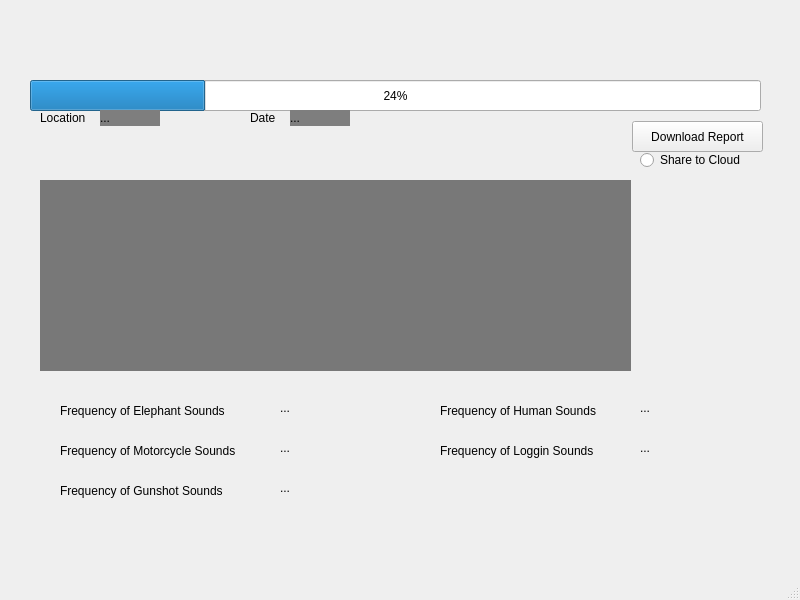
<?xml version="1.0" encoding="UTF-8"?>
<ui version="4.0">
 <class>MainWindow</class>
 <widget class="QMainWindow" name="MainWindow">
  <property name="geometry">
   <rect>
    <x>0</x>
    <y>0</y>
    <width>800</width>
    <height>600</height>
   </rect>
  </property>
  <property name="windowTitle">
   <string>MainWindow</string>
  </property>
  <widget class="QWidget" name="centralwidget">
   <widget class="QProgressBar" name="progressBar">
    <property name="geometry">
     <rect>
      <x>30</x>
      <y>80</y>
      <width>731</width>
      <height>31</height>
     </rect>
    </property>
    <property name="value">
     <number>24</number>
    </property>
   </widget>
   <widget class="QPushButton" name="DownloadReport">
    <property name="geometry">
     <rect>
      <x>632</x>
      <y>121</y>
      <width>131</width>
      <height>31</height>
     </rect>
    </property>
    <property name="text">
     <string>Download Report</string>
    </property>
   </widget>
   <widget class="QRadioButton" name="Share">
    <property name="geometry">
     <rect>
      <x>640</x>
      <y>150</y>
      <width>111</width>
      <height>20</height>
     </rect>
    </property>
    <property name="text">
     <string>Share to Cloud</string>
    </property>
   </widget>
   <widget class="QWidget" name="widget" native="true">
    <property name="geometry">
     <rect>
      <x>40</x>
      <y>180</y>
      <width>591</width>
      <height>191</height>
     </rect>
    </property>
    <property name="autoFillBackground">
     <bool>false</bool>
    </property>
    <property name="styleSheet">
     <string notr="true">background-color: rgb(120, 120, 120)</string>
    </property>
   </widget>
   <widget class="QLabel" name="LocationLabel">
    <property name="geometry">
     <rect>
      <x>40</x>
      <y>110</y>
      <width>60</width>
      <height>16</height>
     </rect>
    </property>
    <property name="text">
     <string>Location</string>
    </property>
   </widget>
   <widget class="QLabel" name="DateLabel">
    <property name="geometry">
     <rect>
      <x>250</x>
      <y>110</y>
      <width>60</width>
      <height>16</height>
     </rect>
    </property>
    <property name="text">
     <string>Date</string>
    </property>
   </widget>
   <widget class="QLabel" name="LocationLabel2">
    <property name="geometry">
     <rect>
      <x>100</x>
      <y>110</y>
      <width>60</width>
      <height>16</height>
     </rect>
    </property>
    <property name="palette">
     <palette>
      <active>
       <colorrole role="WindowText">
        <brush brushstyle="SolidPattern">
         <color alpha="255">
          <red>0</red>
          <green>0</green>
          <blue>0</blue>
         </color>
        </brush>
       </colorrole>
       <colorrole role="Button">
        <brush brushstyle="SolidPattern">
         <color alpha="255">
          <red>126</red>
          <green>126</green>
          <blue>126</blue>
         </color>
        </brush>
       </colorrole>
       <colorrole role="Light">
        <brush brushstyle="SolidPattern">
         <color alpha="255">
          <red>205</red>
          <green>205</green>
          <blue>205</blue>
         </color>
        </brush>
       </colorrole>
       <colorrole role="Midlight">
        <brush brushstyle="SolidPattern">
         <color alpha="255">
          <red>170</red>
          <green>170</green>
          <blue>170</blue>
         </color>
        </brush>
       </colorrole>
       <colorrole role="Dark">
        <brush brushstyle="SolidPattern">
         <color alpha="255">
          <red>68</red>
          <green>68</green>
          <blue>68</blue>
         </color>
        </brush>
       </colorrole>
       <colorrole role="Mid">
        <brush brushstyle="SolidPattern">
         <color alpha="255">
          <red>91</red>
          <green>91</green>
          <blue>91</blue>
         </color>
        </brush>
       </colorrole>
       <colorrole role="Text">
        <brush brushstyle="SolidPattern">
         <color alpha="255">
          <red>0</red>
          <green>0</green>
          <blue>0</blue>
         </color>
        </brush>
       </colorrole>
       <colorrole role="BrightText">
        <brush brushstyle="SolidPattern">
         <color alpha="255">
          <red>255</red>
          <green>255</green>
          <blue>255</blue>
         </color>
        </brush>
       </colorrole>
       <colorrole role="ButtonText">
        <brush brushstyle="SolidPattern">
         <color alpha="255">
          <red>0</red>
          <green>0</green>
          <blue>0</blue>
         </color>
        </brush>
       </colorrole>
       <colorrole role="Base">
        <brush brushstyle="SolidPattern">
         <color alpha="255">
          <red>126</red>
          <green>126</green>
          <blue>126</blue>
         </color>
        </brush>
       </colorrole>
       <colorrole role="Window">
        <brush brushstyle="SolidPattern">
         <color alpha="255">
          <red>126</red>
          <green>126</green>
          <blue>126</blue>
         </color>
        </brush>
       </colorrole>
       <colorrole role="Shadow">
        <brush brushstyle="SolidPattern">
         <color alpha="255">
          <red>0</red>
          <green>0</green>
          <blue>0</blue>
         </color>
        </brush>
       </colorrole>
       <colorrole role="AlternateBase">
        <brush brushstyle="SolidPattern">
         <color alpha="255">
          <red>195</red>
          <green>195</green>
          <blue>195</blue>
         </color>
        </brush>
       </colorrole>
       <colorrole role="ToolTipBase">
        <brush brushstyle="SolidPattern">
         <color alpha="255">
          <red>255</red>
          <green>255</green>
          <blue>220</blue>
         </color>
        </brush>
       </colorrole>
       <colorrole role="ToolTipText">
        <brush brushstyle="SolidPattern">
         <color alpha="255">
          <red>0</red>
          <green>0</green>
          <blue>0</blue>
         </color>
        </brush>
       </colorrole>
      </active>
      <inactive>
       <colorrole role="WindowText">
        <brush brushstyle="SolidPattern">
         <color alpha="255">
          <red>0</red>
          <green>0</green>
          <blue>0</blue>
         </color>
        </brush>
       </colorrole>
       <colorrole role="Button">
        <brush brushstyle="SolidPattern">
         <color alpha="255">
          <red>126</red>
          <green>126</green>
          <blue>126</blue>
         </color>
        </brush>
       </colorrole>
       <colorrole role="Light">
        <brush brushstyle="SolidPattern">
         <color alpha="255">
          <red>205</red>
          <green>205</green>
          <blue>205</blue>
         </color>
        </brush>
       </colorrole>
       <colorrole role="Midlight">
        <brush brushstyle="SolidPattern">
         <color alpha="255">
          <red>170</red>
          <green>170</green>
          <blue>170</blue>
         </color>
        </brush>
       </colorrole>
       <colorrole role="Dark">
        <brush brushstyle="SolidPattern">
         <color alpha="255">
          <red>68</red>
          <green>68</green>
          <blue>68</blue>
         </color>
        </brush>
       </colorrole>
       <colorrole role="Mid">
        <brush brushstyle="SolidPattern">
         <color alpha="255">
          <red>91</red>
          <green>91</green>
          <blue>91</blue>
         </color>
        </brush>
       </colorrole>
       <colorrole role="Text">
        <brush brushstyle="SolidPattern">
         <color alpha="255">
          <red>0</red>
          <green>0</green>
          <blue>0</blue>
         </color>
        </brush>
       </colorrole>
       <colorrole role="BrightText">
        <brush brushstyle="SolidPattern">
         <color alpha="255">
          <red>255</red>
          <green>255</green>
          <blue>255</blue>
         </color>
        </brush>
       </colorrole>
       <colorrole role="ButtonText">
        <brush brushstyle="SolidPattern">
         <color alpha="255">
          <red>0</red>
          <green>0</green>
          <blue>0</blue>
         </color>
        </brush>
       </colorrole>
       <colorrole role="Base">
        <brush brushstyle="SolidPattern">
         <color alpha="255">
          <red>126</red>
          <green>126</green>
          <blue>126</blue>
         </color>
        </brush>
       </colorrole>
       <colorrole role="Window">
        <brush brushstyle="SolidPattern">
         <color alpha="255">
          <red>126</red>
          <green>126</green>
          <blue>126</blue>
         </color>
        </brush>
       </colorrole>
       <colorrole role="Shadow">
        <brush brushstyle="SolidPattern">
         <color alpha="255">
          <red>0</red>
          <green>0</green>
          <blue>0</blue>
         </color>
        </brush>
       </colorrole>
       <colorrole role="AlternateBase">
        <brush brushstyle="SolidPattern">
         <color alpha="255">
          <red>195</red>
          <green>195</green>
          <blue>195</blue>
         </color>
        </brush>
       </colorrole>
       <colorrole role="ToolTipBase">
        <brush brushstyle="SolidPattern">
         <color alpha="255">
          <red>255</red>
          <green>255</green>
          <blue>220</blue>
         </color>
        </brush>
       </colorrole>
       <colorrole role="ToolTipText">
        <brush brushstyle="SolidPattern">
         <color alpha="255">
          <red>0</red>
          <green>0</green>
          <blue>0</blue>
         </color>
        </brush>
       </colorrole>
      </inactive>
      <disabled>
       <colorrole role="WindowText">
        <brush brushstyle="SolidPattern">
         <color alpha="255">
          <red>68</red>
          <green>68</green>
          <blue>68</blue>
         </color>
        </brush>
       </colorrole>
       <colorrole role="Button">
        <brush brushstyle="SolidPattern">
         <color alpha="255">
          <red>126</red>
          <green>126</green>
          <blue>126</blue>
         </color>
        </brush>
       </colorrole>
       <colorrole role="Light">
        <brush brushstyle="SolidPattern">
         <color alpha="255">
          <red>205</red>
          <green>205</green>
          <blue>205</blue>
         </color>
        </brush>
       </colorrole>
       <colorrole role="Midlight">
        <brush brushstyle="SolidPattern">
         <color alpha="255">
          <red>170</red>
          <green>170</green>
          <blue>170</blue>
         </color>
        </brush>
       </colorrole>
       <colorrole role="Dark">
        <brush brushstyle="SolidPattern">
         <color alpha="255">
          <red>68</red>
          <green>68</green>
          <blue>68</blue>
         </color>
        </brush>
       </colorrole>
       <colorrole role="Mid">
        <brush brushstyle="SolidPattern">
         <color alpha="255">
          <red>91</red>
          <green>91</green>
          <blue>91</blue>
         </color>
        </brush>
       </colorrole>
       <colorrole role="Text">
        <brush brushstyle="SolidPattern">
         <color alpha="255">
          <red>68</red>
          <green>68</green>
          <blue>68</blue>
         </color>
        </brush>
       </colorrole>
       <colorrole role="BrightText">
        <brush brushstyle="SolidPattern">
         <color alpha="255">
          <red>255</red>
          <green>255</green>
          <blue>255</blue>
         </color>
        </brush>
       </colorrole>
       <colorrole role="ButtonText">
        <brush brushstyle="SolidPattern">
         <color alpha="255">
          <red>68</red>
          <green>68</green>
          <blue>68</blue>
         </color>
        </brush>
       </colorrole>
       <colorrole role="Base">
        <brush brushstyle="SolidPattern">
         <color alpha="255">
          <red>126</red>
          <green>126</green>
          <blue>126</blue>
         </color>
        </brush>
       </colorrole>
       <colorrole role="Window">
        <brush brushstyle="SolidPattern">
         <color alpha="255">
          <red>126</red>
          <green>126</green>
          <blue>126</blue>
         </color>
        </brush>
       </colorrole>
       <colorrole role="Shadow">
        <brush brushstyle="SolidPattern">
         <color alpha="255">
          <red>0</red>
          <green>0</green>
          <blue>0</blue>
         </color>
        </brush>
       </colorrole>
       <colorrole role="AlternateBase">
        <brush brushstyle="SolidPattern">
         <color alpha="255">
          <red>136</red>
          <green>136</green>
          <blue>136</blue>
         </color>
        </brush>
       </colorrole>
       <colorrole role="ToolTipBase">
        <brush brushstyle="SolidPattern">
         <color alpha="255">
          <red>255</red>
          <green>255</green>
          <blue>220</blue>
         </color>
        </brush>
       </colorrole>
       <colorrole role="ToolTipText">
        <brush brushstyle="SolidPattern">
         <color alpha="255">
          <red>0</red>
          <green>0</green>
          <blue>0</blue>
         </color>
        </brush>
       </colorrole>
      </disabled>
     </palette>
    </property>
    <property name="styleSheet">
     <string notr="true">background-color: rgb(126, 126, 126)</string>
    </property>
    <property name="text">
     <string>...</string>
    </property>
   </widget>
   <widget class="QLabel" name="DateLabel2">
    <property name="geometry">
     <rect>
      <x>290</x>
      <y>110</y>
      <width>60</width>
      <height>16</height>
     </rect>
    </property>
    <property name="styleSheet">
     <string notr="true">background-color: rgb(126, 126, 126)</string>
    </property>
    <property name="text">
     <string>...</string>
    </property>
   </widget>
   <widget class="QLabel" name="ElephantsLabel">
    <property name="geometry">
     <rect>
      <x>60</x>
      <y>400</y>
      <width>191</width>
      <height>21</height>
     </rect>
    </property>
    <property name="text">
     <string>Frequency of Elephant Sounds</string>
    </property>
   </widget>
   <widget class="QLabel" name="MotorcycleLabe">
    <property name="geometry">
     <rect>
      <x>60</x>
      <y>440</y>
      <width>201</width>
      <height>21</height>
     </rect>
    </property>
    <property name="text">
     <string>Frequency of Motorcycle Sounds</string>
    </property>
   </widget>
   <widget class="QLabel" name="GunshotLabel">
    <property name="geometry">
     <rect>
      <x>60</x>
      <y>480</y>
      <width>191</width>
      <height>21</height>
     </rect>
    </property>
    <property name="text">
     <string>Frequency of Gunshot Sounds</string>
    </property>
   </widget>
   <widget class="QLabel" name="HumanLabel">
    <property name="geometry">
     <rect>
      <x>440</x>
      <y>400</y>
      <width>191</width>
      <height>21</height>
     </rect>
    </property>
    <property name="text">
     <string>Frequency of Human Sounds</string>
    </property>
   </widget>
   <widget class="QLabel" name="LoggingLabel">
    <property name="geometry">
     <rect>
      <x>440</x>
      <y>440</y>
      <width>191</width>
      <height>21</height>
     </rect>
    </property>
    <property name="text">
     <string>Frequency of Loggin Sounds</string>
    </property>
   </widget>
   <widget class="QLabel" name="ElephantLable2">
    <property name="geometry">
     <rect>
      <x>280</x>
      <y>400</y>
      <width>60</width>
      <height>16</height>
     </rect>
    </property>
    <property name="text">
     <string>...</string>
    </property>
   </widget>
   <widget class="QLabel" name="HumanLabel2">
    <property name="geometry">
     <rect>
      <x>640</x>
      <y>400</y>
      <width>60</width>
      <height>16</height>
     </rect>
    </property>
    <property name="text">
     <string>...</string>
    </property>
   </widget>
   <widget class="QLabel" name="LoggingLabel2">
    <property name="geometry">
     <rect>
      <x>640</x>
      <y>440</y>
      <width>60</width>
      <height>16</height>
     </rect>
    </property>
    <property name="text">
     <string>...</string>
    </property>
   </widget>
   <widget class="QLabel" name="GunshotLabel2">
    <property name="geometry">
     <rect>
      <x>280</x>
      <y>480</y>
      <width>60</width>
      <height>16</height>
     </rect>
    </property>
    <property name="text">
     <string>...</string>
    </property>
   </widget>
   <widget class="QLabel" name="CycleLabel2">
    <property name="geometry">
     <rect>
      <x>280</x>
      <y>440</y>
      <width>60</width>
      <height>16</height>
     </rect>
    </property>
    <property name="text">
     <string>...</string>
    </property>
   </widget>
  </widget>
  <widget class="QStatusBar" name="statusbar"/>
 </widget>
 <resources/>
 <connections/>
</ui>
